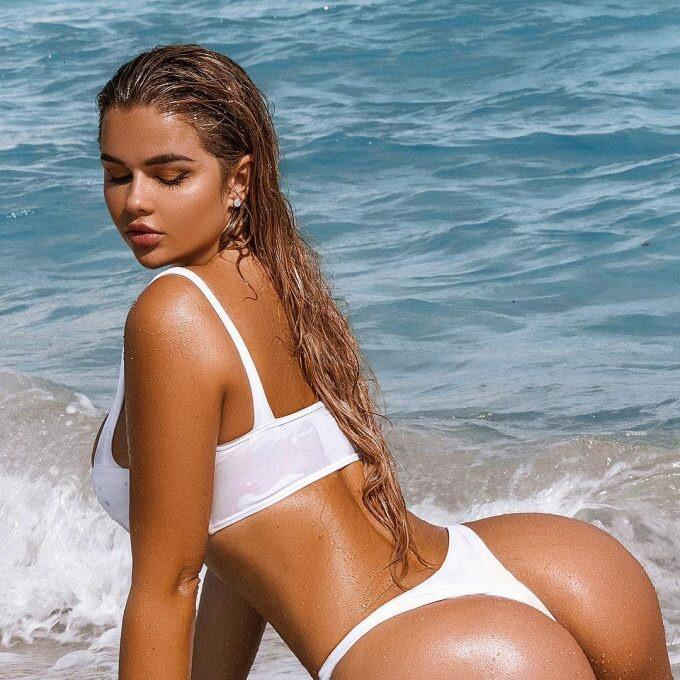
#> input picture object/examples/test.jpeg, 680 x 680 px
$ python -i detector_utils.py   (imports and definitions only)
#> lines starting #> are read from the running program, lines starting #| are printed output that depends on the picture
import os
import cv2
import numpy as np
from PIL import Image


def read_image_bgr(path):
    """ Read an image in BGR format.
    Args
        path: Path to the image.
    """
#> called with path = '../examples/test.jpeg'
    if isinstance(path, str):
        image = np.ascontiguousarray(Image.open(path).convert("RGB"))
#> image is the input picture: shape (680, 680, 3); mean R, G, B 145.5, 140.2, 138.3
    else:
        path = cv2.cvtColor(path, cv2.COLOR_BGR2RGB)
        image = np.ascontiguousarray(Image.fromarray(path))

    return image[:, :, ::-1]
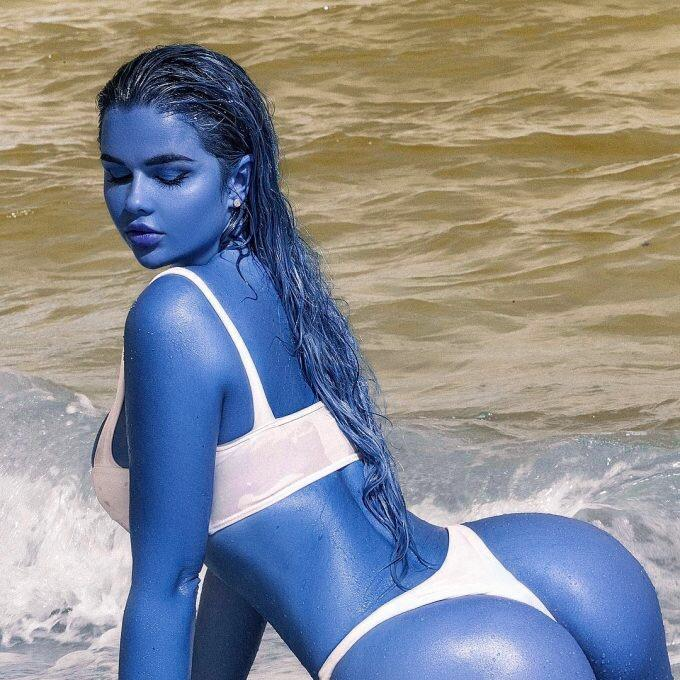
#> returned value: shape (680, 680, 3); mean of channels 0, 1, 2 138.3, 140.2, 145.5; drawn as R, G, B


def _preprocess_image(x, mode="caffe"):
#> called with mode = 'caffe'
    x = x.astype(np.float32)

    if mode == "tf":
        x /= 127.5
        x -= 1.0
    elif mode == "caffe":
        x -= [103.939, 116.779, 123.68]

    return x


def compute_resize_scale(image_shape, min_side=800, max_side=1333):
    (rows, cols, _) = image_shape

    smallest_side = min(rows, cols)

    scale = min_side / smallest_side

    largest_side = max(rows, cols)
    if largest_side * scale > max_side:
        scale = max_side / largest_side

    return scale


def resize_image(img, min_side=800, max_side=1333):
#> called with min_side = 800, max_side = 1333
    scale = compute_resize_scale(img.shape, min_side=min_side, max_side=max_side)
#> scale = 1.18

    img = cv2.resize(img, None, fx=scale, fy=scale)

    return img, scale


def preprocess_image(image_path, min_side=800, max_side=1333,):
    image = read_image_bgr(image_path)
    image = _preprocess_image(image)
    image, scale = resize_image(image, min_side=min_side, max_side=max_side)
#> scale = 1.18
    return image, scale

>>> result = preprocess_image('../examples/test.jpeg')
